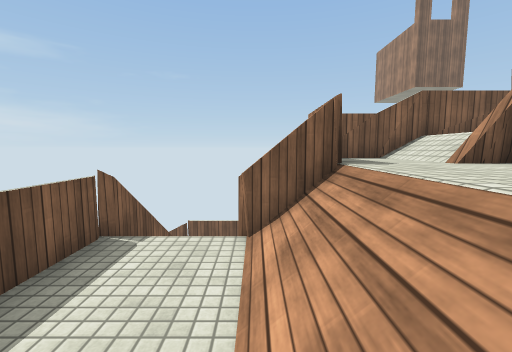
View 1 (above)

13 first-person views from a walk through a 3-D level made in the Unity game engine. The camera is 1.4 m above the floor, tilts 6° down and sees 90° across. The floor is counted in squares, 1 m on a side. Each view is taken from the middle of a square. On the plan, view 1 faces up. The plan holds only what a view shows up to about 13 squares ahead; the rest is blank. The place goes on beyond the plan. Surface patterns are stand-ins for the level's own textures.

View 2
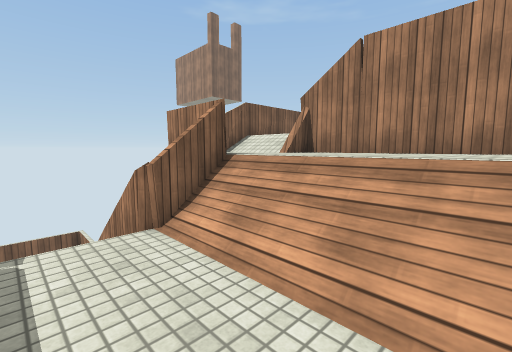

View 3
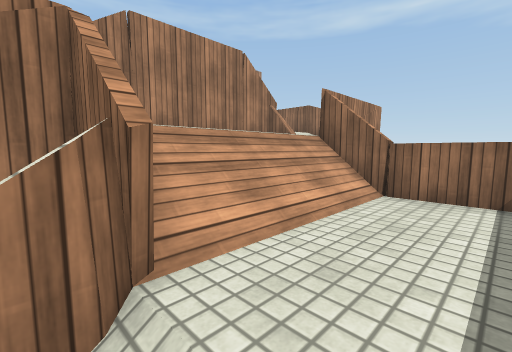

View 4
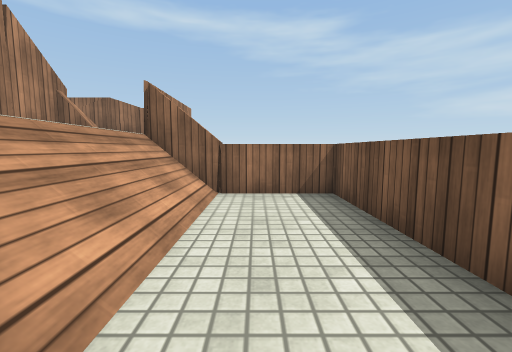

View 5
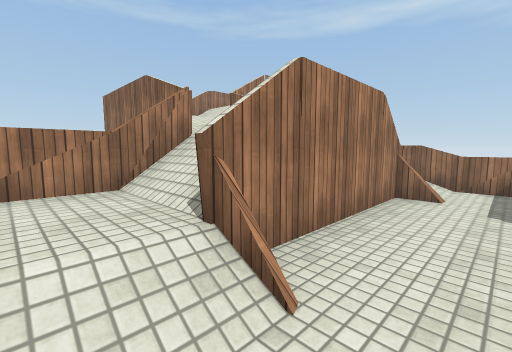

View 6
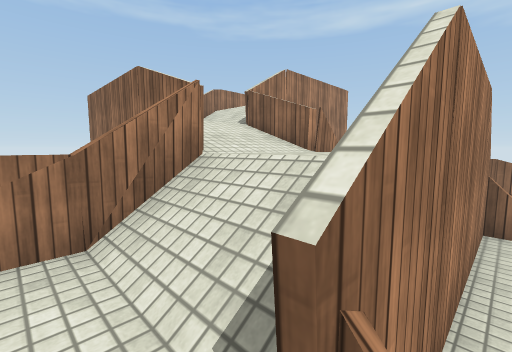

View 7
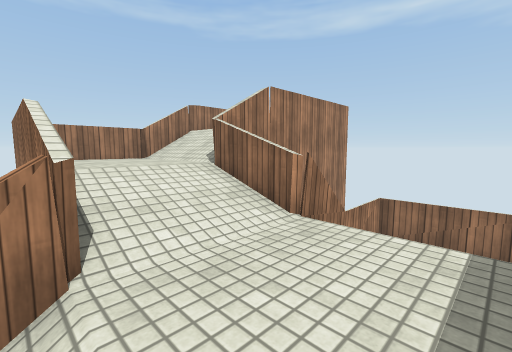

View 8
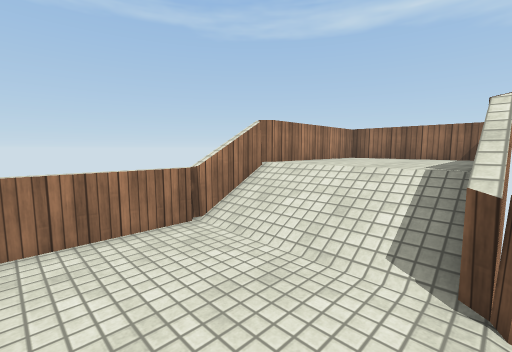

View 9
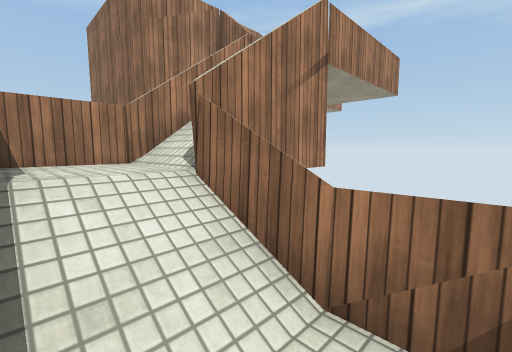

View 10
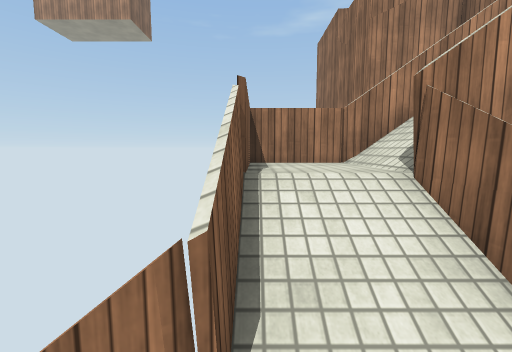

View 11
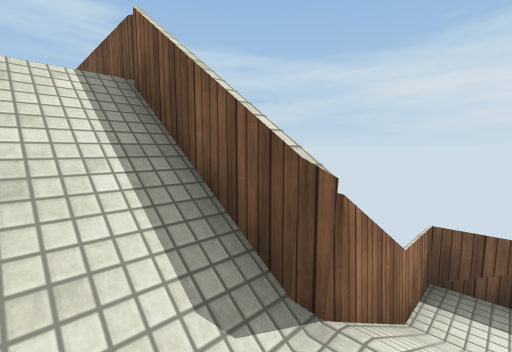

View 12
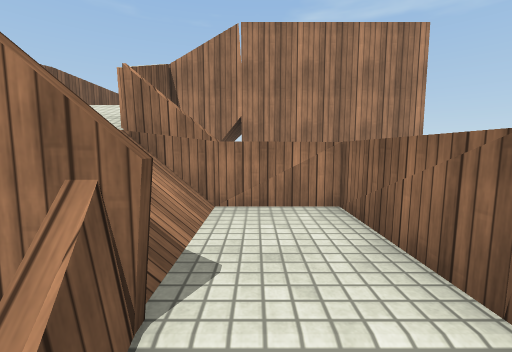

View 13
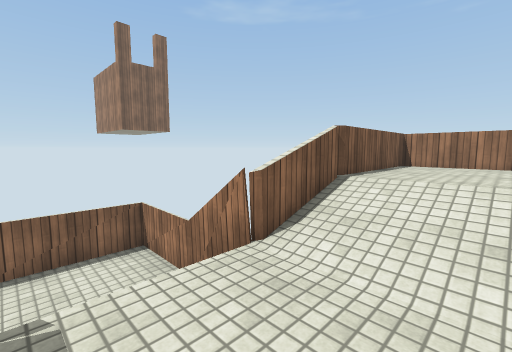

### Floor plan
Key: @ floor where view 1 was taken; # wall or solid block; . main floor; : floor 0.25 m higher than the main floor; + floor 0.5 m higher than the main floor; - floor 1.5 m lower than the main floor; * floor 1.75 m higher than the main floor; % floor 2.5 m higher than the main floor; & floor 3.5 m higher than the main floor; _ floor 4 m lower than the main floor; < floor 5 m lower than the main floor; / step, stairs or slope; = window, fence, low wall or low ledge.
Columns run from 7 left of view 1 to 15 right of it. Each row starts with its distance up from view 1.
 11   =
 10  <#====#
  9 =<<//__=
  8 #===#//#
  7     #//##======#
  6     #//#=../+++=
  5     #//#=../+++=
  4     =--#=..=///=
  3     =--//..=///======##
  2     =--//..=***//%%%%=
  1     =--//..=***//%%%%=
  0     =--@/..=***//%%%%=#
 -1     #====..=///===///=#
 -2         =..=///# =///=#
 -3         =../:::= =&&&=#
 -4         =../:::= =&&&=#
 -5         #======# =&&&=
 -6                  =&&&=
 -7                  #====
 -8                  #

Positions as (right, up) in squares from view 1, and headings:
1: (0, 0), facing up
2: (-2, 0), facing up-right
3: (-2, 5), facing down-right
4: (-1, 5), facing down
5: (2, 6), facing down-right
6: (4, 5), facing down-right
7: (5, 3), facing down-right
8: (10, 2), facing down-right
9: (-6, 10), facing down-right
10: (-6, 10), facing right
11: (-1, 9), facing down-left
12: (3, -3), facing right
13: (5, 0), facing up-right
